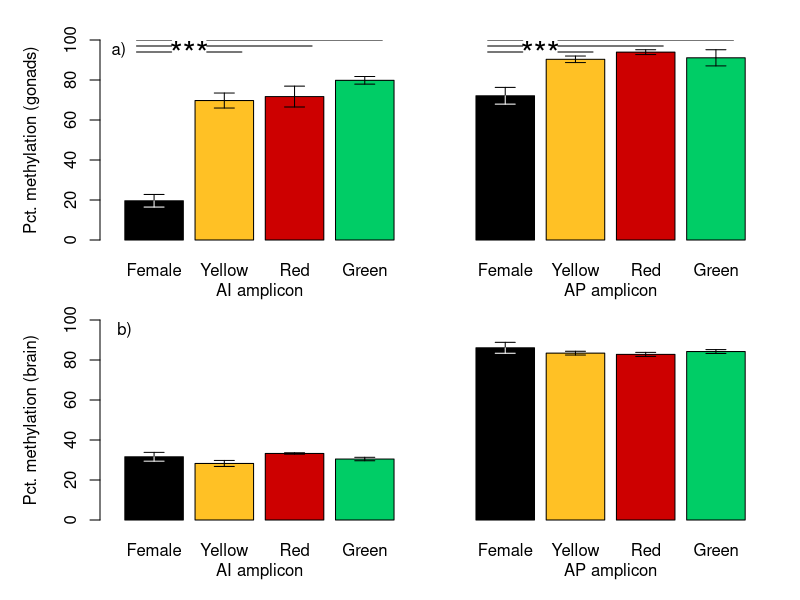
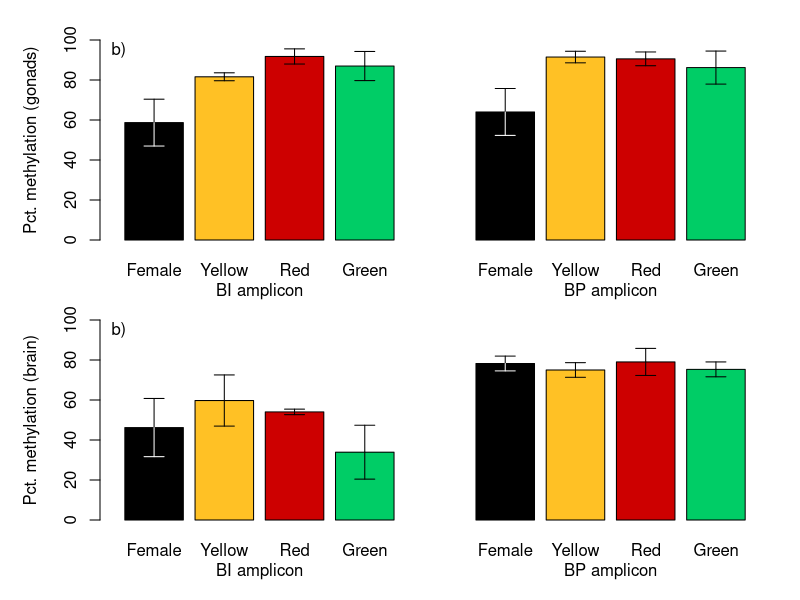
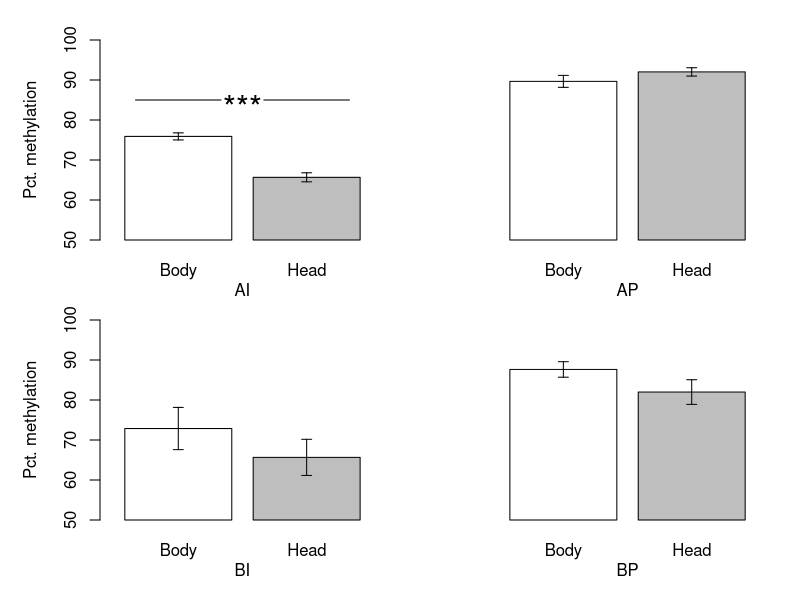

Generate these figures, in order, with R:
### Code for Pct Methyl Figs 
rm(list=ls())
### function to calculate SEM for graph whiskers
sem <- function(x){sd(x,na.rm=T)/sqrt(length(x[!is.na(x)]))} 

methyl.mat <- read.csv("pct-methylation.csv", na.strings=c("NA","Na","na","N/A","N/a","n/a","","-"),stringsAsFactors=FALSE)

attach(methyl.mat)
### calculate mean methylation for each amplicon
m.AI <- apply(cbind(AI130, AI135, AI143, AI150, AI163, AI181, AI187, AI228),1,mean,na.rm=TRUE)
m.AP <- apply(cbind(AP145, AP159, AP188, AP279, AP317, AP326),1,mean,na.rm=TRUE)
m.BI <- apply(cbind(BI217, BI333, BI358, BI370),1,mean,na.rm=TRUE)
m.B2 <- apply(cbind(B2174, B2187, B2213, B2238, B2253, B2302, B2314),1,mean,na.rm=TRUE)
methyl.mat <- cbind(methyl.mat,m.AI,m.AP,m.BI,m.B2)
rm(m.AI,m.AP,m.BI,m.B2)
detach(methyl.mat);attach(methyl.mat)

#par(mar=c(5,4,4,2)); par(oma=c(3,3,3,3));   #this is default
par(mfrow=c(2,1))
par(mar=c(3,4,1,0.5)); par(oma=c(1,1,1,1))   #this is tuned for the jpg

means <- c(
           mean(m.AI[tissue=="body" & sex=="F"],na.rm=T),
           mean(m.AI[tissue=="body" & sex=="Y"],na.rm=T),
           mean(m.AI[tissue=="body" & sex=="R"],na.rm=T),
           mean(m.AI[tissue=="body" & sex=="B"],na.rm=T),
           NA,
           mean(m.AP[tissue=="body" & sex=="F"],na.rm=T),
           mean(m.AP[tissue=="body" & sex=="Y"],na.rm=T),
           mean(m.AP[tissue=="body" & sex=="R"],na.rm=T),
           mean(m.AP[tissue=="body" & sex=="B"],na.rm=T)
           )

sems <- c(
          sem(m.AI[tissue=="body" & sex=="F"]),
          sem(m.AI[tissue=="body" & sex=="Y"]),
          sem(m.AI[tissue=="body" & sex=="R"]),
          sem(m.AI[tissue=="body" & sex=="B"]),
          NA,
          sem(m.AP[tissue=="body" & sex=="F"]),
          sem(m.AP[tissue=="body" & sex=="Y"]),
          sem(m.AP[tissue=="body" & sex=="R"]),
          sem(m.AP[tissue=="body" & sex=="B"])
)

bars <- barplot(means,xlab="",ylab="Pct. methylation (gonads)",ylim=c(0,100),
names=c("Female","Yellow","Red","Green",NA,"Female","Yellow","Red","Green"),
                col=c("black","goldenrod1","red3","springgreen3",NA,"black","goldenrod1","red3","springgreen3"))
arrows(bars,means+sems,bars,means, length = 0.1, angle = 90, code = 1)
arrows(bars,means,bars,means-sems, length = 0.1, angle = 90, code = 2, col=c("white","black","black","black",NA,"white","black","black","black","white"))
mtext("AI amplicon",side=1,at=(bars[2]+bars[3])/2,line=2)
mtext("AP amplicon",side=1,at=(bars[7]+bars[8])/2,line=2)
text(0.1,95,"a)")
lines(c(bars[1]-0.3,bars[1]+0.3),c(100,100))
lines(c(bars[1]-0.3,bars[1]+0.3),c(97,97))
lines(c(bars[1]-0.3,bars[1]+0.3),c(94,94))
lines(c(bars[2]-0.3,bars[4]+0.3),c(100,100))
lines(c(bars[2]-0.3,bars[3]+0.3),c(97,97))
lines(c(bars[2]-0.3,bars[2]+0.3),c(94,94))
text((bars[1]+bars[2])/2,97,"***",cex=2)

lines(c(bars[6]-0.3,bars[6]+0.3),c(100,100))
lines(c(bars[6]-0.3,bars[6]+0.3),c(97,97))
lines(c(bars[6]-0.3,bars[6]+0.3),c(94,94))
lines(c(bars[7]-0.3,bars[9]+0.3),c(100,100))
lines(c(bars[7]-0.3,bars[8]+0.3),c(97,97))
lines(c(bars[7]-0.3,bars[7]+0.3),c(94,94))
text((bars[6]+bars[7])/2,97,"***",cex=2)

means <- c(
           mean(m.AI[tissue=="head" & sex=="F"],na.rm=T),
           mean(m.AI[tissue=="head" & sex=="Y"],na.rm=T),
           mean(m.AI[tissue=="head" & sex=="R"],na.rm=T),
           mean(m.AI[tissue=="head" & sex=="B"],na.rm=T),
           NA,
           mean(m.AP[tissue=="head" & sex=="F"],na.rm=T),
           mean(m.AP[tissue=="head" & sex=="Y"],na.rm=T),
           mean(m.AP[tissue=="head" & sex=="R"],na.rm=T),
           mean(m.AP[tissue=="head" & sex=="B"],na.rm=T))

sems <- c(
          sem(m.AI[tissue=="head" & sex=="F"]),
          sem(m.AI[tissue=="head" & sex=="Y"]),
          sem(m.AI[tissue=="head" & sex=="R"]),
          sem(m.AI[tissue=="head" & sex=="B"]),
          NA,
          sem(m.AP[tissue=="head" & sex=="F"]),
          sem(m.AP[tissue=="head" & sex=="Y"]),
          sem(m.AP[tissue=="head" & sex=="R"]),
          sem(m.AP[tissue=="head" & sex=="B"])
)
bars <- barplot(means,xlab="",ylab="Pct. methylation (brain)",ylim=c(0,100),
names=c("Female","Yellow","Red","Green",NA,"Female","Yellow","Red","Green"),
                col=c("black","goldenrod1","red3","springgreen3",NA,"black","goldenrod1","red3","springgreen3"))
arrows(bars,means+sems,bars,means, length = 0.1, angle = 90, code = 1)
arrows(bars,means,bars,means-sems, length = 0.1, angle = 90, code = 2, col=c("white","black","black","black",NA,"white","black","black","black","white"))
mtext("AI amplicon",side=1,at=(bars[2]+bars[3])/2,line=2)
mtext("AP amplicon",side=1,at=(bars[7]+bars[8])/2,line=2)
text(0.2,95,"b)")

dev.print(device=pdf,file="Fig5-pct-Amethylation-adults.pdf")
dev.print(device=jpeg,file="Fig5-pct-Amethylation-adults.jpg",height=600,width=900)

par(mfrow=c(2,1))
par(mar=c(3,4,1,0.5)); par(oma=c(1,1,1,1))   #this is tuned for the jpg

### Adult B pct methylation by sex/colour
means <- c(
           mean(m.BI[tissue=="body" & sex=="F"],na.rm=T),
           mean(m.BI[tissue=="body" & sex=="Y"],na.rm=T),
           mean(m.BI[tissue=="body" & sex=="R"],na.rm=T),
           mean(m.BI[tissue=="body" & sex=="B"],na.rm=T),
           NA,
           mean(m.B2[tissue=="body" & sex=="F"],na.rm=T),
           mean(m.B2[tissue=="body" & sex=="Y"],na.rm=T),
           mean(m.B2[tissue=="body" & sex=="R"],na.rm=T),
           mean(m.B2[tissue=="body" & sex=="B"],na.rm=T)
           )

sems <- c(
          sem(m.BI[tissue=="body" & sex=="F"]),
          sem(m.BI[tissue=="body" & sex=="Y"]),
          sem(m.BI[tissue=="body" & sex=="R"]),
          sem(m.BI[tissue=="body" & sex=="B"]),
          NA,
          sem(m.B2[tissue=="body" & sex=="F"]),
          sem(m.B2[tissue=="body" & sex=="Y"]),
          sem(m.B2[tissue=="body" & sex=="R"]),
          sem(m.B2[tissue=="body" & sex=="B"])
)

bars <- barplot(means,xlab="",ylab="Pct. methylation (gonads)",ylim=c(0,100),
                names=c("Female","Yellow","Red","Green",NA,"Female","Yellow","Red","Green"),
                col=c("black","goldenrod1","red3","springgreen3",NA,"black","goldenrod1","red3","springgreen3"))
arrows(bars,means+sems,bars,means, length = 0.1, angle = 90, code = 1)
arrows(bars,means,bars,means-sems, length = 0.1, angle = 90, code = 2, col=c("white","black","black","black",NA,"white","black","black","black","white"))
mtext("BI amplicon",side=1,at=(bars[2]+bars[3])/2,line=2)
mtext("BP amplicon",side=1,at=(bars[7]+bars[8])/2,line=2)
text(0.1,95,"b)")

means <- c(
           mean(m.BI[tissue=="head" & sex=="F"],na.rm=T),
           mean(m.BI[tissue=="head" & sex=="Y"],na.rm=T),
           mean(m.BI[tissue=="head" & sex=="R"],na.rm=T),
           mean(m.BI[tissue=="head" & sex=="B"],na.rm=T),
           NA,
           mean(m.B2[tissue=="head" & sex=="F"],na.rm=T),
           mean(m.B2[tissue=="head" & sex=="Y"],na.rm=T),
           mean(m.B2[tissue=="head" & sex=="R"],na.rm=T),
           mean(m.B2[tissue=="head" & sex=="B"],na.rm=T))

sems <- c(
          sem(m.BI[tissue=="head" & sex=="F"]),
          sem(m.BI[tissue=="head" & sex=="Y"]),
          sem(m.BI[tissue=="head" & sex=="R"]),
          sem(m.BI[tissue=="head" & sex=="B"]),
          NA,
          sem(m.B2[tissue=="head" & sex=="F"]),
          sem(m.B2[tissue=="head" & sex=="Y"]),
          sem(m.B2[tissue=="head" & sex=="R"]),
          sem(m.B2[tissue=="head" & sex=="B"])
)
bars <- barplot(means,xlab="",ylab="Pct. methylation (brain)",ylim=c(0,100),
                names=c("Female","Yellow","Red","Green",NA,"Female","Yellow","Red","Green"),
                col=c("black","goldenrod1","red3","springgreen3",NA,"black","goldenrod1","red3","springgreen3"))
arrows(bars,means+sems,bars,means, length = 0.1, angle = 90, code = 1)
arrows(bars,means,bars,means-sems, length = 0.1, angle = 90, code = 2, col=c("white","black","black","black",NA,"white","black","black","black","white"))
mtext("BI amplicon",side=1,at=(bars[2]+bars[3])/2,line=2)
mtext("BP amplicon",side=1,at=(bars[7]+bars[8])/2,line=2)
text(0.1,95,"b)")

dev.print(device=pdf,file="Fig6-pct-Bmethylation-adults.pdf")
dev.print(device=jpeg,file="Fig6-pct-Bmethylation-adults.jpg",height=600,width=900)

###
###
###  FRY
###
###
par(mfrow=c(2,1))
par(mar=c(3,4,1,0.5)); par(oma=c(1,1,1,1))   #this is tuned for the jpg

means <- c(mean(m.AI[tissue=="body" & sex=="Fry"],na.rm=T),
           mean(m.AI[tissue=="head" & sex=="Fry"],na.rm=T),
           NA,
           mean(m.AP[tissue=="body" & sex=="Fry"],na.rm=T),
           mean(m.AP[tissue=="head" & sex=="Fry"],na.rm=T)
           )

sems <- c(sem(m.AI[tissue=="body" & sex=="Fry"]),
          sem(m.AI[tissue=="head" & sex=="Fry"]),
          NA,
          sem(m.AP[tissue=="body" & sex=="Fry"]),
          sem(m.AP[tissue=="head" & sex=="Fry"])
          )
bars <- barplot(means-50,offset=50,xlab="",ylab="Pct. methylation",ylim=c(50,100),
                names=c("Body","Head",NA,"Body","Head"),col=c("white","grey",NA,"white","grey"))
arrows(bars,means-sems,bars,means+sems,length=0.05,angle=90,code=3)
mtext("AI",side=1,at=(bars[1]+bars[2])/2,line=2)
mtext("AP",side=1,at=(bars[4]+bars[5])/2,line=2)

lines(c(bars[1]-0.4,bars[1]+0.4),c(85,85))
lines(c(bars[2]-0.4,bars[2]+0.4),c(85,85))
text((bars[1]+bars[2])/2,85,"***",cex=2)


means <- c(mean(m.BI[tissue=="body" & sex=="Fry" & sex=="Fry"],na.rm=T),
           mean(m.BI[tissue=="head" & sex=="Fry" & sex=="Fry"],na.rm=T),
           NA,
           mean(m.B2[tissue=="body" & sex=="Fry" & sex=="Fry"],na.rm=T),
           mean(m.B2[tissue=="head" & sex=="Fry" & sex=="Fry"],na.rm=T)
           )

sems <- c(sem(m.BI[tissue=="body" & sex=="Fry" & sex=="Fry"]),
          sem(m.BI[tissue=="head" & sex=="Fry" & sex=="Fry"]),
          NA,
          sem(m.B2[tissue=="body" & sex=="Fry" & sex=="Fry"]),
          sem(m.B2[tissue=="head" & sex=="Fry" & sex=="Fry"])
          )

bars <- barplot(means-50,offset=50,xlab="",ylab="Pct. methylation",ylim=c(50,100),
                names=c("Body","Head",NA,"Body","Head"),col=c("white","grey",NA,"white","grey"))
arrows(bars,means-sems,bars,means+sems,length=0.05,angle=90,code=3)
mtext("BI",side=1,at=(bars[1]+bars[2])/2,line=2)
mtext("BP",side=1,at=(bars[4]+bars[5])/2,line=2)

dev.print(device=pdf,file="Fig7-pct-methylation-fry.pdf")
dev.print(device=jpeg,file="Fig7-pct-methylation-fry.jpg",height=700,width=600)
